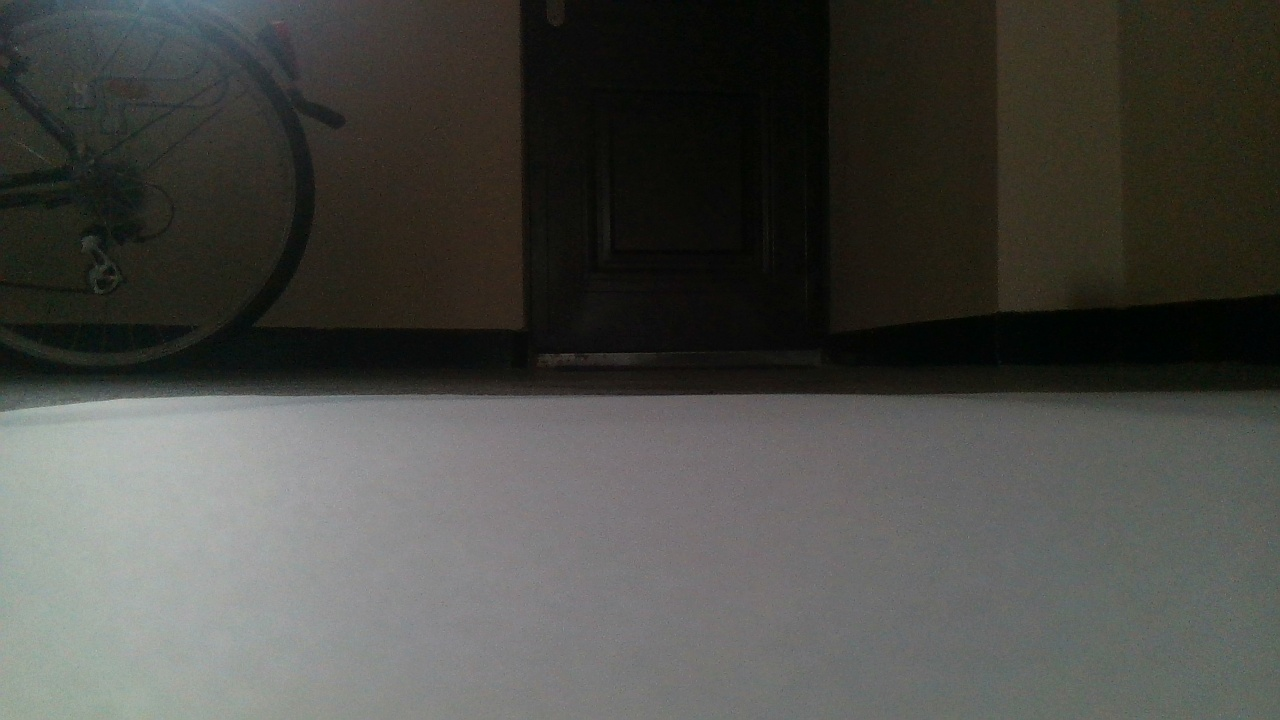
#> input picture image_processing/test_data_sets/staircase/source_photos/photo_006_2023-04-19.jpg, 1280 x 720 px; its folder holds only this picture in this run
$ jupyter execute test_cube.ipynb
#> lines starting #> are read from the running program, lines starting #| are printed output that depends on the picture; after the words box and inside, x2 and y2 are one past the last pixel; in counts of white or black regions, pixels touching at a corner belong together
[cell 1]
import cv2 # should be 4.7
import glob
import matplotlib.pyplot as plt
import cv2.aruco as aruco
import numpy as np

print( cv2.__version__)

[cell 2]
# OUR FINAL CAMERA CALIBRATION MATRIX
calibration = 0.6442544274536695
cameraMatrix = np.array([[932.35252209,   0.,         657.24325896],
 [  0.,         930.23581552, 357.42939289],
 [  0.,           0.,           1.        ]])
distCoeffs = np.array([[ 1.76279343e-01, -6.07952723e-01, -4.64176532e-04, -4.96839648e-04, 6.04867450e-01]])

[cell 3]
def produce_cube_points(x, z):
    y = 1.3
    A = np.array([[x, y, z],
                  [x, y -  6., z],
                  [x - 6., y -  6., z],
                  [x - 6., y, z],
                  [x, y, z + 6.],
                  [x, y -  6., z + 6.],
                  [x - 6., y -  6., z + 6.],
                  [x - 6., y, z + 6.]])
    return A

def changeCoordinates(point, movement):
    angle = - movement[2]
    x_translation = - movement[0]
    z_translation = - movement[1]
    Rxz = np.array([[np.cos(angle), 0, -np.sin(angle)],
                    [0, 1, 0],
                    [np.sin(angle), 0, np.cos(angle)]])

    # Apply the rotation matrix to point P
    point_rotated = np.dot(Rxz, point)

    # Translate the coordinates of P by x and z
    return point_rotated + np.array([x_translation, 0, z_translation])

def points_with_movement(x, z, movement):
    A = produce_cube_points(x, z)
    for i in range(len(A)):
        A[i] = changeCoordinates(A[i], movement)
    return A

[cell 4]
RELATIVE_PATH_CUBE = './*.jpg'
images_cube = sorted(glob.glob(RELATIVE_PATH_CUBE))
print(len(images_cube))

# Change depending on movement !!
ROTATION = - np.pi / 9   # in radians
XMOVEMENT = - 0.0427171547           # in meters
ZMOVEMENT = 0.0567852171           # in meters

def move_points(points, movement):
    points_moved = []
    for point in points:
        points_moved.append(changeCoordinates(point, movement))
    return points_moved

movement = [XMOVEMENT, ZMOVEMENT, ROTATION]

points_doors_0 = [
                    [0.57, 0.06, 0.002], [0.256, 0.056, 0.105], [0.555, -0.11, -0.15],
                    [-0.301, 0.309, 1.08], [-15., -0.21, 2.5], [-2.4, -0.343, 1.53], [0.002, 0.01, 7.6],
                    [-2.06, 0.54, -3.097], [-1.054, -0.265, -1.09], [-1.044, -0.2099, -3.06], [-2.109, 0.516, -1.15],
                    [-1.23, -1.002, -3.2], [-1.22, -1.53, -6.04], [-1.01, -1.02, -5.503], [-1.494, -1.295, -4.06],
                    [-3.12, -0.311, -0.111], [-4.32, -0.1001, -0.0302], [-1.52, 0.11, 0.102], [-3.11, -0.35, 0.13],
                    [-3.4, -3.3, -0.4], [-4.2, -2.1, -0.43], [-1.25, -1.1, 4.1], [-3.1, -2.452, 4.1],
                    [0.5, -0.35, 4.3], [-0.3, -0.35, 4.3], [-0.3, -1.252, 4.3], [0.5, -1.25, 4.3],
                    [0.89, 0.0, 1.25], [1.192, 0.0, 1.25], [1.19, -0.3, 1.25], [0.89, -0.2, 1.25],
                    [0.33, 0.0, 0.25], [0.4, 0.0, 0.25], [1.10, 0.3, 1.25], [0.80, -0.5, 1.5],
                    [0.5, 0.04, -7.], [1.2, 2.06, -6.], [1.10, 0.37, 1.], [0.80, -1.28, -1.5],
                    [0.1, 0.2, 0.0], [0.2, 0.3, 0.1], [1.10, 0.3, 1.25], [0.80, -0.5, 1.509],
                    [-0.31, 0.1, 0.25], [-2.055, 0.0, -0.25], [1.10, 0.306, -1.25], [-0.80, -0.5, 1.5],
                    [0.3, 0.003, 0.25], [0.4, 0.003, 0.25], [1.101, 0.304, 1.25], [0.803, -0.5, 1.5]
                ]

current = points_doors_0
points3D = []
for i in range(21):
    points3D.append(current)
    current = move_points(current, movement)

points3dOnCube = np.array(points3D)

points3dOnCube *= 100

[cell 5]
count = 0

all_drawed_points = []

for i in range(len(images_cube)):
    if i <= 100:
        points3dOnCube1 = points3dOnCube[i]

        # img = cv2.imread(images_cube[i])
        # Create a black rectangle with the same size as the first image
        img = np.zeros_like(cv2.imread(images_cube[0]))
#> img: shape (720, 1280, 3); every value is 0

        # Draw a black rectangle with the same size as the first image
        cv2.rectangle(img, (0, 0), (img.shape[1], img.shape[0]), (0, 0, 0), -1)

        img = cv2.drawFrameAxes(img, cameraMatrix, distCoeffs, np.array([0.0, 0.0, 0.0]), np.array([0.0, 0.0, 1.0]), 0.1) # draw the chessboard coordinate system
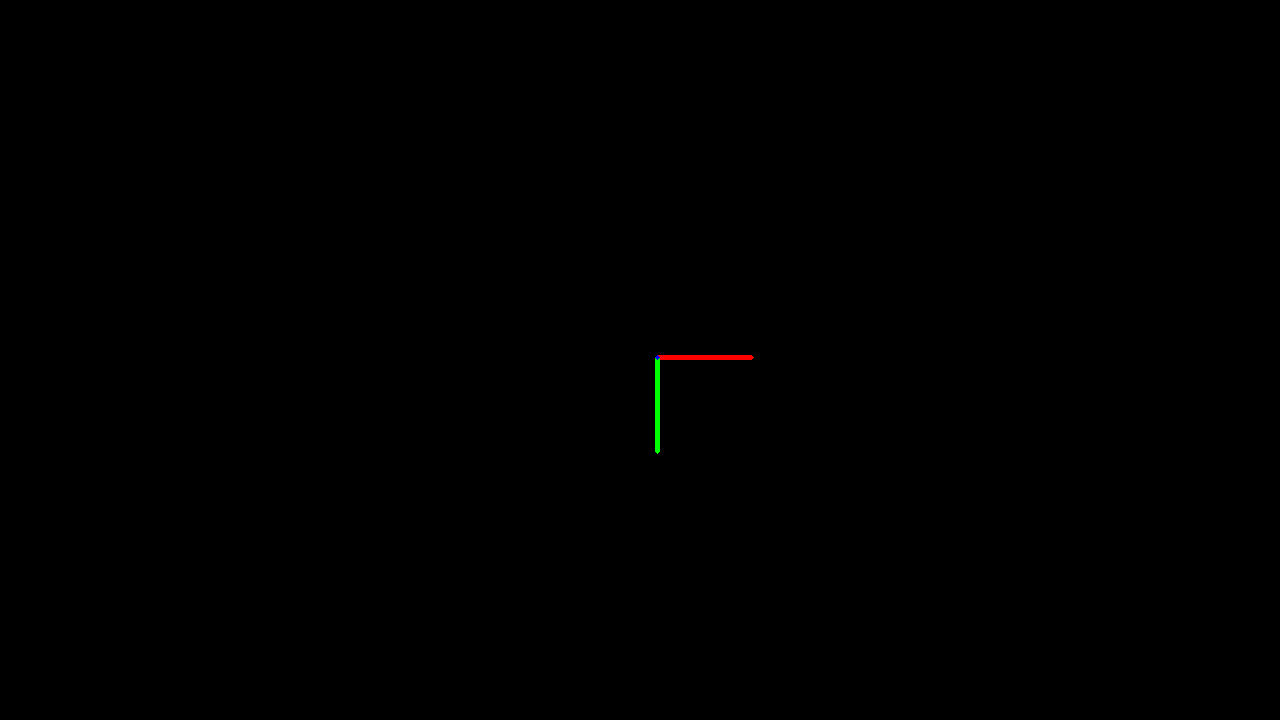
#> img: shape (720, 1280, 3); mean B, G, R 0, 0.1, 0.1

        # project the 3D point onto the image
        point_2d, _ = cv2.projectPoints(points3dOnCube1, np.array([0.0, 0.0, 0.0]), np.array([0.0, 0.0, 1.0]), cameraMatrix, distCoeffs)

        # round the pixel coordinates to integers
        point_2d = np.round(point_2d).astype(np.int32)

        colors=[(0, 0, 255), (0, 255, 0), (255, 0, 0), (0, 0, 0), (0, 0, 0), (0, 0, 0), (0, 0, 0), (0, 0, 0), (0, 0, 0)]

        drawed_points = []
        j = 0
        for x, y in point_2d[:,0,:]:
            if points3dOnCube1[j][2] > 0 and x >= 0 and x <= 1280 and y >= 0 and y <= 720:
                drawed_points.append([j, points3dOnCube1[j]])
                img = cv2.circle(img, (x, y), radius=5, color=(255,0,0), thickness=-1)
            j += 1
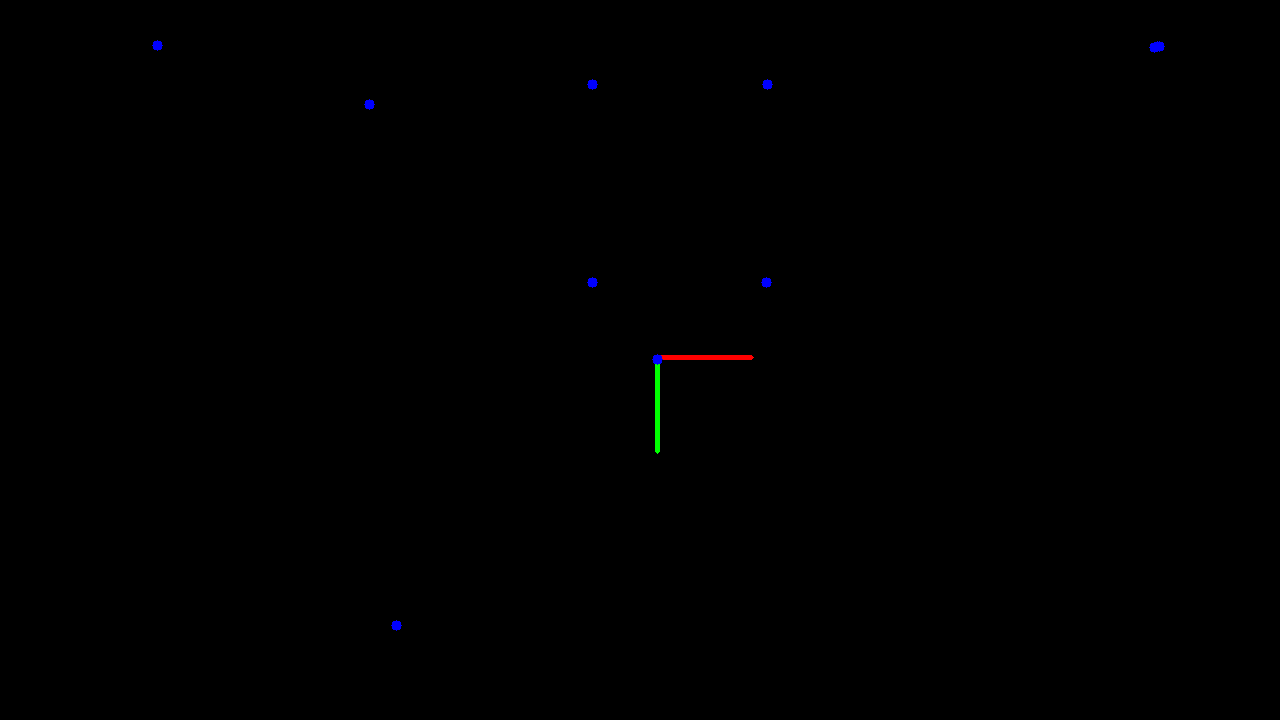
#> img: shape (720, 1280, 3); 0.08% of pixels changed, all inside (x1, y1, x2, y2) = (152, 40, 1165, 631)
#> after the loop, drawed_points = [[3, [-30.1, 30.9, 108]], [6, [0.2, 1, 760]], [21, [-125, -110, 410]], [23, [50, -35, 430]], [24, [-30, -35, 430]], [25, [-30, -125.2, 430]], [26, [50, -125, 430]], [34, [80, -50, 150]], [42, [80, -50, 150.9]], [46, [-80, -50, 150]], [50, [80.3, -50, 150]]]; j = 51

        all_drawed_points.append(drawed_points)

        img = cv2.undistort(img, cameraMatrix, distCoeffs, None, cameraMatrix) # undistort the image (get's crazy)

        # uncomment this to see the result!
        plt.imshow(img)
        plt.show()

    count += 1

[cell 6]
# all_drawed_points = np.array(all_drawed_points)
# print(all_drawed_points.shape)

print("[", end="")
for i in range(len(all_drawed_points)):
    print("[", end="")
    for j in range(len(all_drawed_points[i])):
        print("(", end="")
        print(all_drawed_points[i][j][0], end=", [")
        for k in range(3):
            print(round(all_drawed_points[i][j][1][k] / 100, 4), end=", ")
        print("])", end=",")
    print("]", end=",\n")
#> this loop made 1 pass
#> (printed output is left out)
print("]", end="\n")
